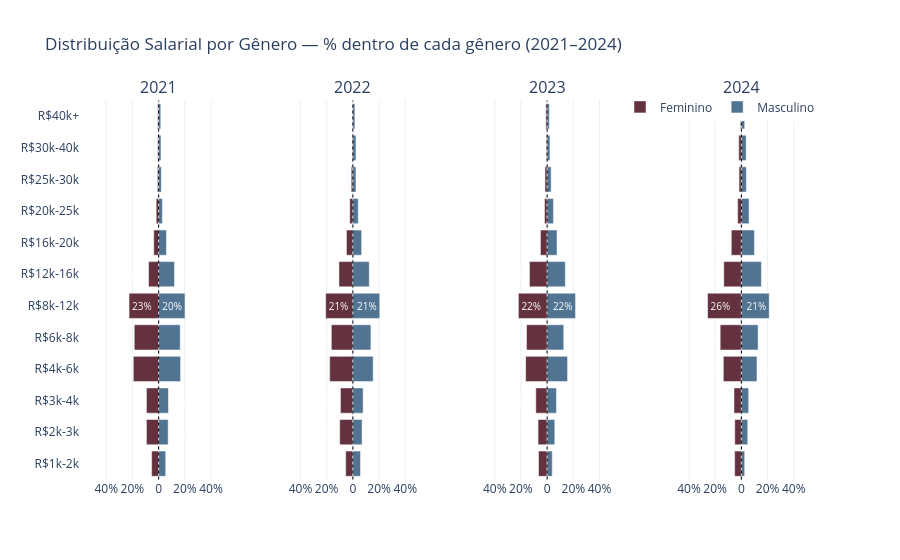

The notebook cell saved with this chart:
### Markdown cell above
### 2.4 — Distribuição salarial por gênero

### Code cell
fig = subplots_piramide(
    df, 'faixa_salarial', FAIXA_SALARIAL_ORDEM,
    'Distribuição Salarial por Gênero — % dentro de cada gênero (2021–2024)',
    height=560,
)
fig.show()

### Figure 1 — Plotly figure (JSON) as saved in the notebook; plotly's stock layout.template omitted (floating-point values rounded to 4 significant figures)
{"data": [{"legendgroup": "Feminino", "marker": {"color": "#64313E"}, "name": "Feminino", "orientation": "h", "showlegend": true, "text": ["5%", "9%", "9%", "19%", "19%", "23%", "8%", "4%", "2%", "1%", "1%", "1%"], "textfont": {"color": "white", "size": 10}, "textposition": "auto", "type": "bar", "x": [-5.349, -9.302, -9.302, -19.3, -18.6, -22.56, -7.674, -3.721, -1.86, -0.9302, -0.6977, -0.6977], "xaxis": "x", "y": ["R$1k-2k", "R$2k-3k", "R$3k-4k", "R$4k-6k", "R$6k-8k", "R$8k-12k", "R$12k-16k", "R$16k-20k", "R$20k-25k", "R$25k-30k", "R$30k-40k", "R$40k+"], "yaxis": "y"}, {"legendgroup": "Feminino", "marker": {"color": "#64313E"}, "name": "Feminino", "orientation": "h", "showlegend": false, "text": ["5%", "10%", "9%", "18%", "16%", "21%", "11%", "5%", "2%", "1%", "1%", "0%"], "textfont": {"color": "white", "size": 10}, "textposition": "auto", "type": "bar", "x": [-5.479, -10.05, -9.475, -17.69, -16.44, -20.78, -10.62, -4.909, -2.397, -1.256, -0.5708, -0.3425], "xaxis": "x2", "y": ["R$1k-2k", "R$2k-3k", "R$3k-4k", "R$4k-6k", "R$6k-8k", "R$8k-12k", "R$12k-16k", "R$16k-20k", "R$20k-25k", "R$25k-30k", "R$30k-40k", "R$40k+"], "yaxis": "y2"}, {"legendgroup": "Feminino", "marker": {"color": "#64313E"}, "name": "Feminino", "orientation": "h", "showlegend": false, "text": ["7%", "7%", "9%", "16%", "16%", "22%", "13%", "5%", "2%", "2%", "1%", "1%"], "textfont": {"color": "white", "size": 10}, "textposition": "auto", "type": "bar", "x": [-6.551, -6.915, -8.644, -16.38, -15.74, -21.93, -13.47, -5.096, -2.002, -1.638, -0.6369, -1.001], "xaxis": "x3", "y": ["R$1k-2k", "R$2k-3k", "R$3k-4k", "R$4k-6k", "R$6k-8k", "R$8k-12k", "R$12k-16k", "R$16k-20k", "R$20k-25k", "R$25k-30k", "R$30k-40k", "R$40k+"], "yaxis": "y3"}, {"legendgroup": "Feminino", "marker": {"color": "#64313E"}, "name": "Feminino", "orientation": "h", "showlegend": false, "text": ["5%", "5%", "6%", "14%", "16%", "26%", "13%", "8%", "3%", "2%", "2%", "1%"], "textfont": {"color": "white", "size": 10}, "textposition": "auto", "type": "bar", "x": [-5.124, -5.035, -5.654, -13.78, -16.17, -25.8, -13.43, -7.686, -2.827, -1.767, -2.032, -0.7067], "xaxis": "x4", "y": ["R$1k-2k", "R$2k-3k", "R$3k-4k", "R$4k-6k", "R$6k-8k", "R$8k-12k", "R$12k-16k", "R$16k-20k", "R$20k-25k", "R$25k-30k", "R$30k-40k", "R$40k+"], "yaxis": "y4"}, {"legendgroup": "Masculino", "marker": {"color": "#517493"}, "name": "Masculino", "orientation": "h", "showlegend": true, "text": ["5%", "7%", "8%", "17%", "16%", "20%", "12%", "6%", "3%", "2%", "2%", "2%"], "textfont": {"color": "white", "size": 10}, "textposition": "auto", "type": "bar", "x": [5.391, 7.294, 7.505, 16.75, 16.49, 20.14, 12.1, 5.973, 2.854, 2.061, 1.797, 1.638], "xaxis": "x", "y": ["R$1k-2k", "R$2k-3k", "R$3k-4k", "R$4k-6k", "R$6k-8k", "R$8k-12k", "R$12k-16k", "R$16k-20k", "R$20k-25k", "R$25k-30k", "R$30k-40k", "R$40k+"], "yaxis": "y"}, {"legendgroup": "Masculino", "marker": {"color": "#517493"}, "name": "Masculino", "orientation": "h", "showlegend": false, "text": ["6%", "7%", "8%", "15%", "14%", "21%", "13%", "7%", "4%", "2%", "2%", "2%"], "textfont": {"color": "white", "size": 10}, "textposition": "auto", "type": "bar", "x": [5.82, 7.021, 7.821, 15.5, 13.75, 20.52, 12.51, 6.693, 4.111, 2.364, 2.364, 1.528], "xaxis": "x2", "y": ["R$1k-2k", "R$2k-3k", "R$3k-4k", "R$4k-6k", "R$6k-8k", "R$8k-12k", "R$12k-16k", "R$16k-20k", "R$20k-25k", "R$25k-30k", "R$30k-40k", "R$40k+"], "yaxis": "y2"}, {"legendgroup": "Masculino", "marker": {"color": "#517493"}, "name": "Masculino", "orientation": "h", "showlegend": false, "text": ["4%", "6%", "7%", "16%", "13%", "22%", "14%", "8%", "5%", "3%", "2%", "2%"], "textfont": {"color": "white", "size": 10}, "textposition": "auto", "type": "bar", "x": [3.892, 5.866, 7.117, 15.6, 12.71, 21.68, 13.9, 7.562, 4.81, 3.058, 2.141, 1.668], "xaxis": "x3", "y": ["R$1k-2k", "R$2k-3k", "R$3k-4k", "R$4k-6k", "R$6k-8k", "R$8k-12k", "R$12k-16k", "R$16k-20k", "R$20k-25k", "R$25k-30k", "R$30k-40k", "R$40k+"], "yaxis": "y3"}, {"legendgroup": "Masculino", "marker": {"color": "#517493"}, "name": "Masculino", "orientation": "h", "showlegend": false, "text": ["3%", "5%", "6%", "12%", "13%", "21%", "15%", "10%", "6%", "4%", "4%", "3%"], "textfont": {"color": "white", "size": 10}, "textposition": "auto", "type": "bar", "x": [2.547, 4.874, 5.559, 11.91, 12.76, 21.25, 15.28, 9.967, 5.86, 3.806, 3.669, 2.519], "xaxis": "x4", "y": ["R$1k-2k", "R$2k-3k", "R$3k-4k", "R$4k-6k", "R$6k-8k", "R$8k-12k", "R$12k-16k", "R$16k-20k", "R$20k-25k", "R$25k-30k", "R$30k-40k", "R$40k+"], "yaxis": "y4"}], "layout": {"annotations": [{"font": {"size": 16}, "showarrow": false, "text": "2021", "x": 0.1062, "xanchor": "center", "xref": "paper", "y": 1, "yanchor": "bottom", "yref": "paper"}, {"font": {"size": 16}, "showarrow": false, "text": "2022", "x": 0.3688, "xanchor": "center", "xref": "paper", "y": 1, "yanchor": "bottom", "yref": "paper"}, {"font": {"size": 16}, "showarrow": false, "text": "2023", "x": 0.6313, "xanchor": "center", "xref": "paper", "y": 1, "yanchor": "bottom", "yref": "paper"}, {"font": {"size": 16}, "showarrow": false, "text": "2024", "x": 0.8938, "xanchor": "center", "xref": "paper", "y": 1, "yanchor": "bottom", "yref": "paper"}], "barmode": "relative", "height": 560, "legend": {"orientation": "h", "x": 1, "xanchor": "right", "y": 1.02}, "shapes": [{"line": {"color": "black", "dash": "dot", "width": 1}, "type": "line", "x0": 0, "x1": 0, "xref": "x", "y0": -0.5, "y1": 11.5, "yref": "y"}, {"line": {"color": "black", "dash": "dot", "width": 1}, "type": "line", "x0": 0, "x1": 0, "xref": "x2", "y0": -0.5, "y1": 11.5, "yref": "y2"}, {"line": {"color": "black", "dash": "dot", "width": 1}, "type": "line", "x0": 0, "x1": 0, "xref": "x3", "y0": -0.5, "y1": 11.5, "yref": "y3"}, {"line": {"color": "black", "dash": "dot", "width": 1}, "type": "line", "x0": 0, "x1": 0, "xref": "x4", "y0": -0.5, "y1": 11.5, "yref": "y4"}], "title": {"text": "Distribuição Salarial por Gênero — % dentro de cada gênero (2021–2024)"}, "xaxis": {"anchor": "y", "domain": [0, 0.2125], "range": [-60, 60], "ticktext": ["40%", "20%", "0", "20%", "40%"], "tickvals": [-40, -20, 0, 20, 40]}, "xaxis2": {"anchor": "y2", "domain": [0.2625, 0.475], "range": [-60, 60], "ticktext": ["40%", "20%", "0", "20%", "40%"], "tickvals": [-40, -20, 0, 20, 40]}, "xaxis3": {"anchor": "y3", "domain": [0.525, 0.7375], "range": [-60, 60], "ticktext": ["40%", "20%", "0", "20%", "40%"], "tickvals": [-40, -20, 0, 20, 40]}, "xaxis4": {"anchor": "y4", "domain": [0.7875, 1], "range": [-60, 60], "ticktext": ["40%", "20%", "0", "20%", "40%"], "tickvals": [-40, -20, 0, 20, 40]}, "yaxis": {"anchor": "x", "domain": [0, 1]}, "yaxis2": {"anchor": "x2", "domain": [0, 1], "matches": "y", "showticklabels": false}, "yaxis3": {"anchor": "x3", "domain": [0, 1], "matches": "y", "showticklabels": false}, "yaxis4": {"anchor": "x4", "domain": [0, 1], "matches": "y", "showticklabels": false}}}
